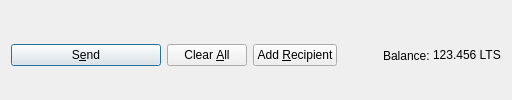
         <widget class="QFrame" name="frame_Send">
          <layout class="QHBoxLayout" name="horizontalLayout">
           <property name="bottomMargin">
            <number>0</number>
           </property>
           <item>
            <widget class="QPushButton" name="sendButton">
             <property name="minimumSize">
              <size>
               <width>150</width>
               <height>0</height>
              </size>
             </property>
             <property name="toolTip">
              <string>Confirm the send action</string>
             </property>
             <property name="text">
              <string>S&amp;end</string>
             </property>
             <property name="icon">
              <iconset resource="../litecoins.qrc">
               <normaloff>:/icons/send</normaloff>:/icons/send</iconset>
             </property>
             <property name="autoDefault">
              <bool>false</bool>
             </property>
             <property name="default">
              <bool>true</bool>
             </property>
            </widget>
           </item>
           <item>
            <widget class="QPushButton" name="clearButton">
             <property name="sizePolicy">
              <sizepolicy hsizetype="Minimum" vsizetype="Fixed">
               <horstretch>0</horstretch>
               <verstretch>0</verstretch>
              </sizepolicy>
             </property>
             <property name="toolTip">
              <string>Clear all fields of the form.</string>
             </property>
             <property name="text">
              <string>Clear &amp;All</string>
             </property>
             <property name="icon">
              <iconset resource="../litecoins.qrc">
               <normaloff>:/icons/remove</normaloff>:/icons/remove</iconset>
             </property>
             <property name="autoDefault">
              <bool>false</bool>
             </property>
            </widget>
           </item>
           <item>
            <widget class="QPushButton" name="addButton">
             <property name="toolTip">
              <string>Send to multiple recipients at once</string>
             </property>
             <property name="text">
              <string>Add &amp;Recipient</string>
             </property>
             <property name="icon">
              <iconset resource="../litecoins.qrc">
               <normaloff>:/icons/add</normaloff>:/icons/add</iconset>
             </property>
             <property name="autoDefault">
              <bool>false</bool>
             </property>
            </widget>
           </item>
           <item>
            <spacer name="horizontalSpacer">
             <property name="orientation">
              <enum>Qt::Horizontal</enum>
             </property>
             <property name="sizeHint" stdset="0">
              <size>
               <width>40</width>
               <height>20</height>
              </size>
             </property>
            </spacer>
           </item>
           <item>
            <layout class="QHBoxLayout" name="horizontalLayout_2">
             <property name="spacing">
              <number>3</number>
             </property>
             <item>
              <widget class="QLabel" name="label">
               <property name="text">
                <string>Balance:</string>
               </property>
              </widget>
             </item>
             <item>
              <widget class="QLabel" name="labelBalance">
               <property name="sizePolicy">
                <sizepolicy hsizetype="Preferred" vsizetype="Fixed">
                 <horstretch>0</horstretch>
                 <verstretch>0</verstretch>
                </sizepolicy>
               </property>
               <property name="cursor">
                <cursorShape>IBeamCursor</cursorShape>
               </property>
               <property name="text">
                <string notr="true">123.456 LTS</string>
               </property>
               <property name="textInteractionFlags">
                <set>Qt::LinksAccessibleByMouse|Qt::TextSelectableByKeyboard|Qt::TextSelectableByMouse</set>
               </property>
              </widget>
             </item>
            </layout>
           </item>
          </layout>
         </widget>
